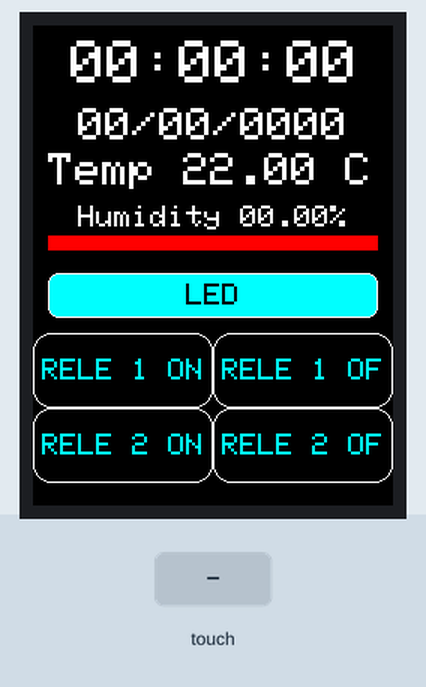
Simulated run of this sketch. Board: Arduino Uno, built with avr-gcc and run on an emulated ATmega328P. Shown: 240×320 colour display. Inputs (shaded band) come from the test bench. What the sketch prints to the serial monitor is not drawn.

Above: at 1.4 s.
1.5 s: touch panel pressed at 38 % / 50 % of its raw x / y range
At 1.9 s:
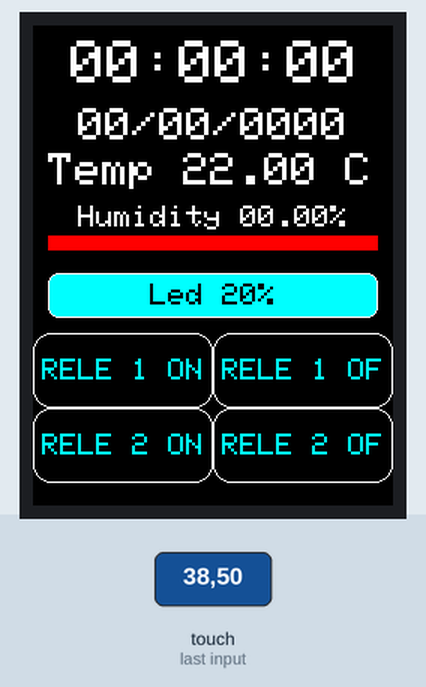
3.1 s: touch panel pressed at 38 % / 30 % of its raw x / y range
At 3.18 s:
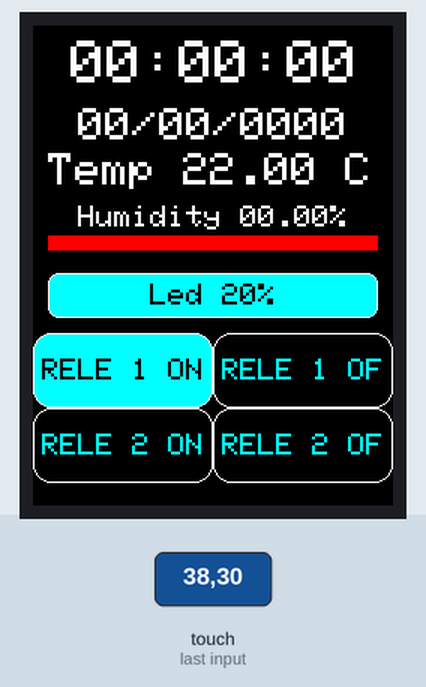
4.7 s: touch panel pressed at 62 % / 30 % of its raw x / y range
At 4.78 s:
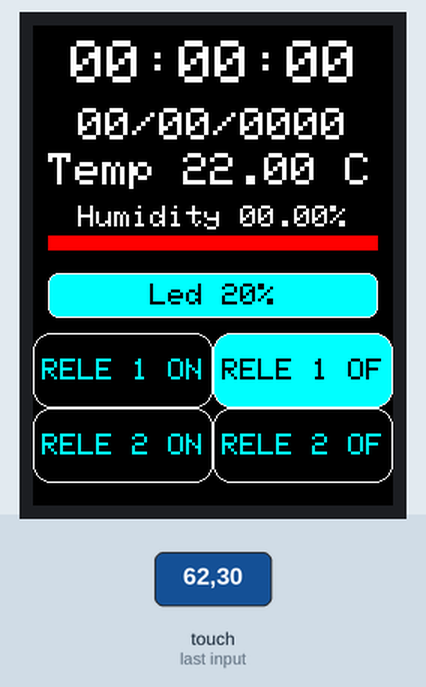
6.3 s: touch panel pressed at 62 % / 50 % of its raw x / y range
At 6.8 s:
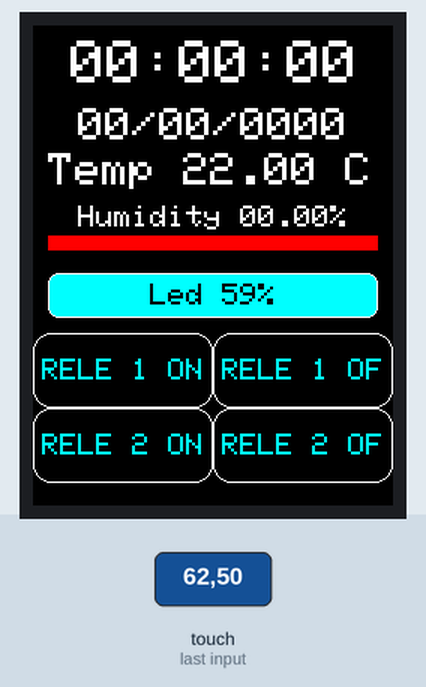
7.9 s: touch panel pressed at 38 % / 50 % of its raw x / y range
At 7.98 s:
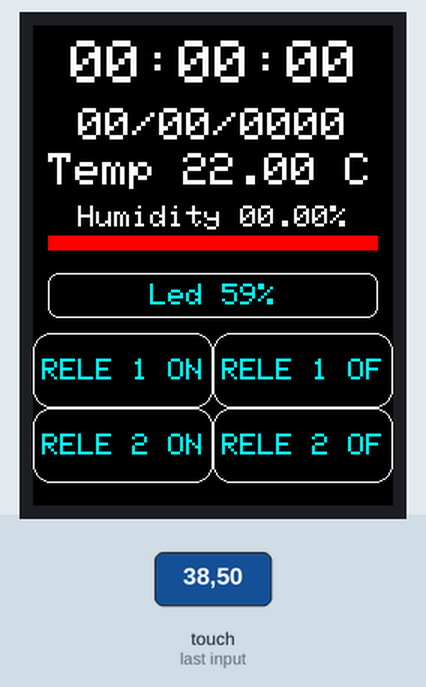
Timing chart, 0 to 10.9 s (numbered marks = the images above; inputs shaded):
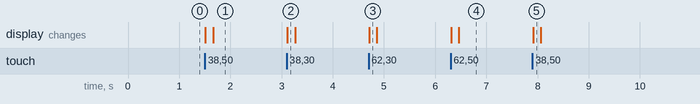

Measured:
- after the input at 1.5 s, the display: first changes at once (image 1 shows a later state)
- after the input at 3.1 s, the display: changes at once (image 2)
- after the input at 4.7 s, the display: changes at once (image 3)
- after the input at 6.3 s, the display: first changes at once (image 4 shows a later state)
- after the input at 7.9 s, the display: changes at once (image 5)

The sketch:

DisplayShield_arduino_Range_V2.ino
```cpp
#include <Adafruit_GFX.h>
#include <MCUFRIEND_kbv.h>
#include <SPI.h>            // f.k. for Arduino-1.5.2
//#define USE_SDFAT
#include <SD.h>
MCUFRIEND_kbv tft;
#include <TouchScreen.h>

#define MINPRESSURE 200
#define MAXPRESSURE 1000

// primeiro display
//const int XP=9,XM=A3,YP=A2,YM=8; //240x320 ID=0x9341
//const int TS_LEFT=550,TS_RT=750,TS_TOP=647,TS_BOT=807;
// Segundo Display
//*** COPY-PASTE from Serial Terminal:
const int XP=8,XM=A2,YP=A3,YM=9; //240x320 ID=0x9341
const int TS_LEFT=305,TS_RT=831,TS_TOP=901,TS_BOT=174;

//Randge Slider Setting
const int X_RandgeSlider = 10, Y_RandgeSlider = 140, W_RandgeSlider = 220, H_RandgeSlider = 10;

//Texts Settings

//Time
const int X_Time = 25, Y_Time = 10, Size_Time = 4;

//Date
const int X_Date = 30, Y_Date = 55, Size_Date = 3;

//Temp
const int X_Temp = 10, Y_Temp = 85, Size_Temp = 3;

//Humidity
const int X_Humi = 30, Y_Humi = 120, Size_Humi = 2;

//          X   Y   S
//TIME
//showmsgXY(45, 10, 5, "00:00");
//DATE
//showmsgXY(30, 55, 3, "00/00/0000");
//TEMP
//showmsgXY(40, 85, 3, "Temp 22 C");
//Humidity
//showmsgXY(50, 120, 2, "Humidity 00%");

//BTN Settings
bool btn1State = false;
int long unsigned btn_delays = 0;


TouchScreen ts = TouchScreen(XP, YP, XM, YM, 300);

Adafruit_GFX_Button btn_1, btn_2, btn_3, btn_4, Range_btn;

int pixel_x, pixel_y;     //Touch_getXY() updates global vars
bool Touch_getXY()
{
    TSPoint p = ts.getPoint();
    pinMode(YP, OUTPUT);      //restore shared pins
    pinMode(XM, OUTPUT);
    digitalWrite(YP, HIGH);   //because TFT control pins
    digitalWrite(XM, HIGH);
    bool pressed = (p.z > MINPRESSURE && p.z < MAXPRESSURE);
    if (pressed) {
        pixel_x = map(p.x, TS_LEFT, TS_RT, 0, tft.width()); //.kbv makes sense to me
        pixel_y = map(p.y, TS_TOP, TS_BOT, 0, tft.height());
    }
    return pressed;
}

#define BLACK   0x0000
#define BLUE    0x001F
#define RED     0xF800
#define GREEN   0x07E0
#define CYAN    0x07FF
#define MAGENTA 0xF81F
#define YELLOW  0xFFE0
#define WHITE   0xFFFF

void setup()
{
  Serial.begin(9600);
  uint16_t ID = tft.readID();
  Serial.print("TFT ID = 0x");
  Serial.println(ID, HEX);
  Serial.println("Calibrate for your Touch Panel");
  if (ID == 0xD3D3) ID = 0x9486; // write-only shield
  tft.begin(ID);
  tft.setRotation(0);            //PORTRAIT
  tft.fillScreen(BLACK);
  //TIME
  showmsgXY(X_Time, Y_Time, Size_Time, "00:00:00");
  //DATE
  showmsgXY(X_Date, Y_Date, Size_Date, "00/00/0000");
  //TEMP
  showmsgXY(X_Temp, Y_Temp, Size_Temp, "Temp 22.00 C");
  //Humidity
  showmsgXY(X_Humi, Y_Humi, Size_Humi, "Humidity 00.00%");
//y = altura x = largura no modo portatil no retrado é ao contrario
  tft.fillRect(X_RandgeSlider, Y_RandgeSlider, W_RandgeSlider, H_RandgeSlider, RED);
  //falta adcionar os textos e integrar com o codigo Comando Serial para receber e enviar os dados pela seriaal
  //e controlar dispositivos/ler valores de variaveis
  Range_btn.initButton(&tft, 120, 180, 220, 30, WHITE, CYAN, BLACK, "LED", 2);

  btn_1.initButton(&tft,  60, 230, 120, 50, WHITE, BLACK, CYAN, "RELE 1 ON", 2);
  btn_2.initButton(&tft, 180, 230, 120, 50, WHITE, BLACK, CYAN, "RELE 1 OFF", 2);
  btn_3.initButton(&tft,  60, 280, 120, 50, WHITE, BLACK, CYAN, "RELE 2 ON", 2);
  btn_4.initButton(&tft, 180, 280, 120, 50, WHITE, BLACK, CYAN, "RELE 2 OFF", 2);


  btn_1.drawButton(false);
  btn_2.drawButton(false);
  btn_3.drawButton(false);
  btn_4.drawButton(false);
  Range_btn.drawButton(false);

}


void ChamadaComando()
{
    String comando = Serial.readStringUntil(' '); // Lê o comando enviado pela porta serial
    String acao; //Recebe acao do comando que Liga ou Desliga algo
    //Exemplo led: LED ON ou LED OFF
    //Exemplo rele: RELE1 ON ou RELE1 OFF
    //Exemplo msg: MSG Sua Menssagem!!

    // Debug: Imprime o comando recebido
    Serial.print("Comando recebido: ");
    Serial.println(comando);

    if (comando == "TIME" || comando == "DATE" || comando == "TEMP" || comando == "RANGE_BAR") {

      acao = Serial.readStringUntil('\n'); // Lê a ação (ON ou OFF)

      // Debug: Imprime a ação recebida
      //Serial.print("Ação recebida: ");
      //Serial.println(acao);

      // Determina qual LED deve ser controlado
      if (comando == "TIME")
      {
        //De 5 espaços para centralizar a hora depois da data
        //TIME 23:40
        tft.fillRect(0, Y_Time, 240, 40, BLACK); //Apaga o que estiver escrito nessa cordenada
        showmsgXY(X_Time, Y_Time, Size_Time, acao.c_str());
        //showmsgXY(50, 10, 5, acao.c_str());
      }
      else if (comando == "DATE")
      {
        //De 5 espaços para centralizar a hora depois da data
        //DATE 21/03/2024
        tft.fillRect(0, Y_Date, 240, 25, BLACK); //Apaga o que estiver escrito nessa cordenada
        showmsgXY(X_Date, Y_Date, Size_Date, acao.c_str());
        //showmsgXY(50, 60, 3, acao.c_str());
      }
      else if (comando == "TEMP")
      {
        tft.fillRect(0, Y_Temp, 240, 25, BLACK);
        char txTemp[10]; // Array to store Text, assuming numbers won't exceed 9 digits
        strcpy(txTemp, acao.c_str());
        char msgTemp[10]; // Assuming the message won't exceed 50 characters
        strcpy(msgTemp, "Temp ");
        strcpy(txTemp, acao.c_str());
        strcat(msgTemp, txTemp);
        strcat(msgTemp, " C");
        showmsgXY(X_Temp, Y_Temp, Size_Temp, msgTemp);
        //showmsgXY(40, 80, 3, msgTemp);
      }
      else if (comando == "RANGE_BAR")
      {
        tft.fillRect(X_RandgeSlider, Y_RandgeSlider, W_RandgeSlider, H_RandgeSlider, RED); //  Reset RandgeSlider
        int meuInt = acao.toInt();
        //Serial.print("Valor: ");
        //Serial.println(meuInt);
        //There's a small margin that you have to calibrate according to the size of your button
        //The minimum and maximum size of the slide bar
        int larguraRetangulo = map(meuInt, 0, 100, 0, W_RandgeSlider); // Mapeia o novo valor para a largura do retângulo
        tft.fillRect(X_RandgeSlider, Y_RandgeSlider, larguraRetangulo, H_RandgeSlider, WHITE); // Preenche o retângulo com a nova largura


        char txHumi[10]; // Array to store Text, assuming numbers won't exceed 9 digits
        strcpy(txHumi, acao.c_str());
        char msgHumi[10]; // Assuming the message won't exceed 50 characters
        strcpy(msgHumi, "Humidity ");
        strcpy(txHumi, acao.c_str());
        strcat(msgHumi, txHumi);
        strcat(msgHumi, "%");

        tft.fillRect(0, Y_Humi, 240, 20, BLACK);
        showmsgXY(X_Humi, Y_Humi, Size_Humi, msgHumi);
      }
    }
    else
    {
      //Debug que Trata comando inexistente
      Serial.println("Comando: ");
      Serial.println(comando);
      Serial.println("Inesistente!");
    }
}


void showmsgXY(int x, int y, int sz, const char *msg)
{
    int16_t x1, y1;
    uint16_t wid, ht;
    tft.setCursor(x, y);
    tft.setTextColor(WHITE);
    tft.setTextSize(sz);
    tft.print(msg);
}

void loop()
{
  //Serial.print("X ");
  //Serial.println(pixel_x);
  //Serial.print("y ");
  //Serial.println(pixel_y);
  bool down = Touch_getXY();
  btn_1.press(down && btn_1.contains(pixel_x, pixel_y));
  btn_2.press(down && btn_2.contains(pixel_x, pixel_y));
  btn_3.press(down && btn_3.contains(pixel_x, pixel_y));
  btn_4.press(down && btn_4.contains(pixel_x, pixel_y));
  Range_btn.press(down && Range_btn.contains(pixel_x, pixel_y));
  if (Serial.available() > 0)
  { // Verifica se há dados disponíveis para leitura
    ChamadaComando();
  }

  if (btn_1.justReleased()) btn_1.drawButton();
  if (btn_2.justReleased()) btn_2.drawButton();
  if (btn_3.justReleased()) btn_3.drawButton();
  if (btn_4.justReleased()) btn_4.drawButton();
  if (Range_btn.justReleased()) Range_btn.drawButton();

  if (btn_1.justPressed())
  {
    btn_1.drawButton(true);
    Serial.println("RELE1 ON");
  }
  if (btn_2.justPressed())
  {
    btn_2.drawButton(true);
    Serial.println("RELE1 OFF");
  }

  if (btn_3.justPressed())
  {
    btn_3.drawButton(true);
    Serial.println("RELE2 ON");
  }
  if (btn_4.justPressed())
  {
    btn_4.drawButton(true);
    Serial.println("RELE2 OFF");
  }
  if (Range_btn.justPressed())
  {
    //A RangeOp1 e RangeOp2 foram geradas pelo Chat GPT para solucionar um problema mas não saiu do jeito que
    //eu queria criei então a RangeOp3 que simplifica a solução porem tira a questão do efeito visual
    //quem sabe eu não crie a RangeOp4 que provavelmente sera gerando dois objetos um para o campo vazio
    //e outro para o que esta preenchendo a barra
    RangeOp1();
  }
}

void RangeOp1()
{
    //debug
    //Serial.print("X ");
    //Serial.println(pixel_x);
    //Serial.print("y ");
    //Serial.println(pixel_y);


    //tft.fillRect(X_RandgeSlider, Y_RandgeSlider, W_RandgeSlider, H_RandgeSlider, RED); //  Reset RandgeSlider
    Range_btn.drawButton(true); // Redraw the button you press
    int novoValor = map(pixel_x, 10, 229, 0, 179); // Map X for novo valor
    //There's a small margin that you have to calibrate according to the size of your button
    //The minimum and maximum size of the slide bar
    int larguraRetangulo = map(novoValor, 0, 179, 1, W_RandgeSlider); // Mapeia o novo valor para a largura do retângulo
    //tft.fillRect(X_RandgeSlider, Y_RandgeSlider, larguraRetangulo, H_RandgeSlider, WHITE); // Preenche o retângulo com a nova largura
    int novoTexto = map(pixel_x, 10, 229, 0, 100); // Mapeia o valor da posição X para o novo texto
    char texto[4]; // Array to store Text
    sprintf(texto, "%d", novoTexto); // Convert Number to String
    char message[50]; // Assuming the message won't exceed 50 characters
    strcpy(message, "Led ");
    strcat(message, texto);
    strcat(message, "%");

    //Send Data for Serial By MySelf Protocol
    Serial.print("RANG_BTN ");
    Serial.println(novoTexto);
    Range_btn.initButton(&tft, 120, 180, 220, 30, WHITE, CYAN, BLACK, message, 2); // Inicializa o botão com o novo texto
}
```
